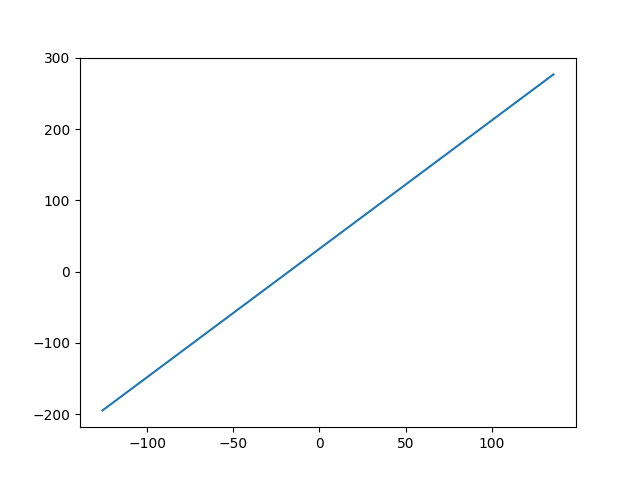

Here is the Python script that generated this plot:
import matplotlib.pyplot as plot
from numpy import arange
import math
x = int(input("What is the temp in Celsius?"))
def f(x):
    return x * 1.8 + 32

def draw():
    xs = arange(-126, 136, 0.1)
    ys = []
    for x in xs:
        ys.append(f(x))
    plot.plot(xs, ys)
    plot.show()

if __name__ == "__main__":
    draw()
